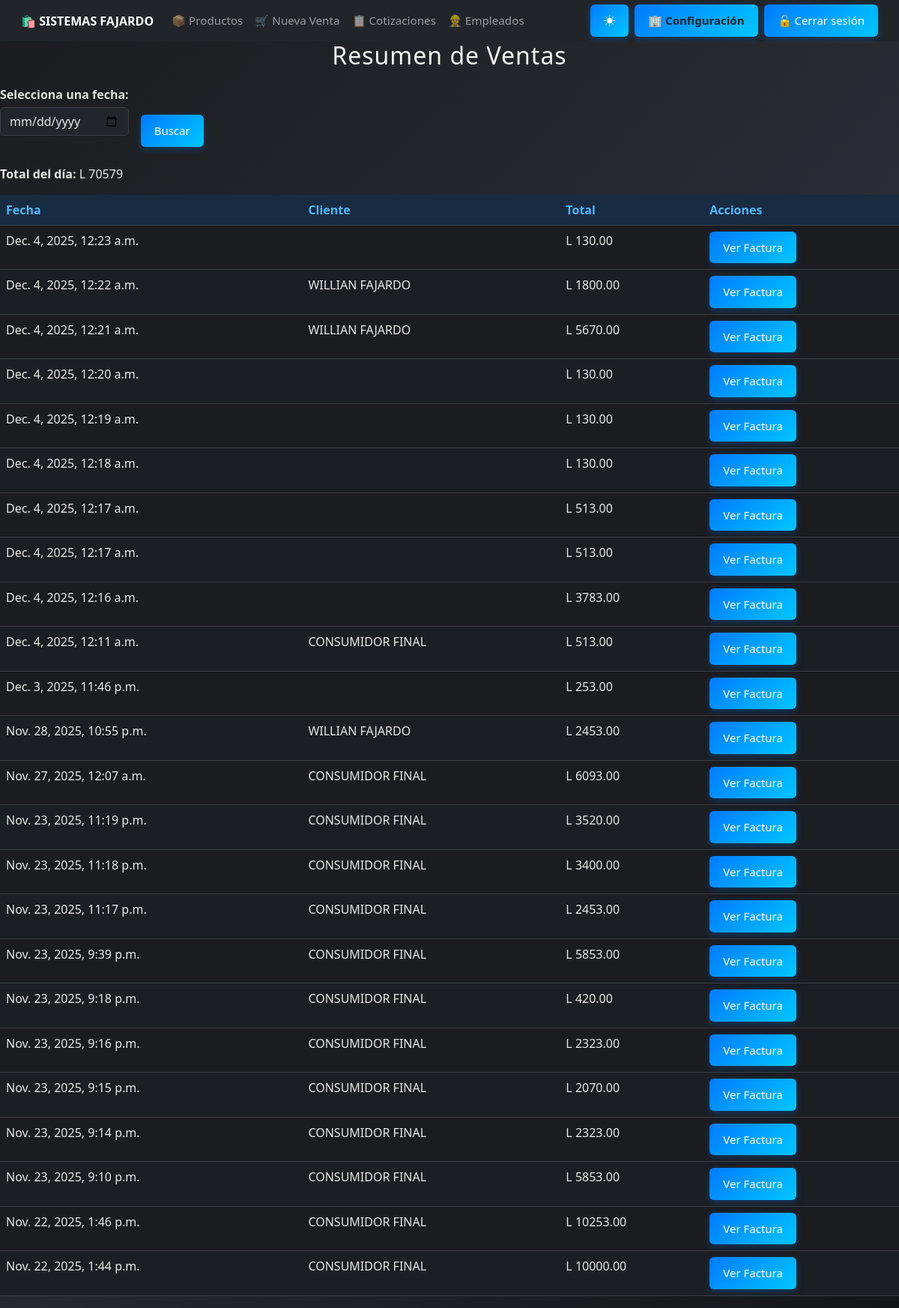
The app's page /ventas/ (signed in) with its own data.
### core/models.py (models this page shows, shortened)
class EmpresaConfig(models.Model):
    nombre = models.CharField(max_length=150)
    rtn = models.CharField(max_length=20)
    direccion = models.CharField(max_length=255)
    telefono = models.CharField(max_length=20, blank=True, null=True)
    correo = models.CharField(max_length=150, blank=True, null=True)

class Venta(models.Model):
    fecha = models.DateTimeField(auto_now_add=True)
    total = models.DecimalField(max_digits=12, decimal_places=2, default=Decimal('0.00'))
    subtotal_exento = models.DecimalField(max_digits=12, decimal_places=2, default=Decimal('0.00'))
    subtotal_g15 = models.DecimalField(max_digits=12, decimal_places=2, default=Decimal('0.00'))
    subtotal_g18 = models.DecimalField(max_digits=12, decimal_places=2, default=Decimal('0.00'))
    impuesto_15 = models.DecimalField(max_digits=12, decimal_places=2, default=Decimal('0.00'))
    impuesto_18 = models.DecimalField(max_digits=12, decimal_places=2, default=Decimal('0.00'))
    cliente = models.ForeignKey(
        'Cliente',
        on_delete=models.SET_NULL,
        null=True,
        blank=True,
        default=None
    )
    tipo_pago = models.CharField(
        max_length=10,
        choices=[('contado', 'Contado'), ('credito', 'Crédito')],
        default='contado'
    )
    cai = models.ForeignKey(
        'Cai',
        on_delete=models.SET_NULL,
        null=True,
        blank=True
    )
    numero_factura = models.CharField(max_length=30, null=True, blank=True)

class Cliente(models.Model):
    nombre = models.CharField(max_length=150)
    rtn = models.CharField(max_length=20, blank=True, null=True)
    direccion = models.CharField(max_length=255, blank=True, null=True)
    telefono = models.CharField(max_length=20, blank=True, null=True)

### core/views.py (the view)
# urls.py: path('ventas/', views.resumen_ventas, name='resumen_ventas'),
@login_required
@permission_required('core.view_venta', raise_exception=True)
def resumen_ventas(request):
    fecha_str = request.GET.get('fecha')
    ventas = []
    total_general = 0
    if fecha_str:
        try:
            fecha = datetime.strptime(fecha_str, '%Y-%m-%d').date()
            ventas = Venta.objects.filter(fecha__date=fecha).order_by('-fecha')
        except ValueError:
            ventas = Venta.objects.none()
    else:
        ventas = Venta.objects.all().order_by('-fecha')
    total_general = ventas.aggregate(Sum('total'))['total__sum'] or 0
    return render(request, 'resumen_ventas.html', {
        'ventas': ventas,
        'total_general': total_general,
        'fecha': fecha_str
    })

### core/context_processors.py (called while the page is built)
def empresa_context(request):
    try:
        empresa = EmpresaConfig.objects.get(pk=1)
    except EmpresaConfig.DoesNotExist:
        empresa = None
    return {
        'empresa': empresa
    }

### core/templates/resumen_ventas.html (shortened to what this page needs)
{% extends 'base.html' %}
{% block content %}
<h2>Resumen de Ventas</h2>
<form method="get" class="row g-3 mb-4">
  <div class="col-auto">
    <label for="fecha">Selecciona una fecha:</label>
    <input type="date" name="fecha" id="fecha" value="{{ fecha }}" class="form-control">
  </div>
  <div class="col-auto align-self-end">
    <button type="submit" class="btn btn-primary">Buscar</button>
  </div>
</form>
<p><strong>Total del día:</strong> L {{ total_general }}</p>
<table class="table table-striped mt-3">
  <thead>
    <tr>
      <th>Fecha</th>
      <th>Cliente</th>
      <th>Total</th>
      <th>Acciones</th>
    </tr>
  </thead>
  <tbody>
    {% for venta in ventas %}
    <tr>
      <td>{{ venta.fecha}}</td>
      <td>{{ venta.cliente.nombre }}</td>
      <td>L {{ venta.total }}</td>
      <td>
        <a href="{% url 'factura' venta.id %}" class="btn btn-sm btn-outline-primary">Ver Factura</a>
      </td>
    </tr>
    {% empty %}
    <tr><td colspan="4">No hay ventas registradas en esta fecha.</td></tr>
    {% endfor %}
  </tbody>
</table>
{% endblock %}

### core/templates/base.html (shortened to what this page needs)
<!DOCTYPE html>
<html lang="es">
<head>
  {% load static %}
  <link href="https://cdn.jsdelivr.net/npm/bootstrap@5.3.0/dist/css/bootstrap.min.css" rel="stylesheet">
  <link rel="stylesheet" href="{% static 'css/estilo_base.css' %}">
  <link href="https://cdn.jsdelivr.net/npm/bootstrap-icons@1.11.3/font/bootstrap-icons.css" rel="stylesheet">
</head>
<body>
  <nav class="navbar navbar-expand-lg navbar-dark bg-dark sticky-top" id="menu-principal">
    <div class="container-fluid">
      <a class="navbar-brand fw-bold" href="{% url 'dashboard' %}">
        🛍️ {{ empresa.nombre|default:"SISTEMAS FAJARDO" }}
      </a>
      <div class="collapse navbar-collapse" id="navbarNav">
        <ul class="navbar-nav me-auto">
          <li class="nav-item">
            <a class="nav-link" href="{% url 'listar_productos' %}">📦 Productos</a>
          </li>
          <li class="nav-item">
            {% if perms.core.add_venta %}
              <a class="nav-link" href="{% url 'crear_venta' %}">🛒 Nueva Venta</a>
            {% endif %}
          </li>
          <li class="nav-item">
            {% if perms.core.view_cotizacion %}
              <a class="nav-link" href="{% url 'lista_cotizaciones' %}">📋 Cotizaciones</a>
            {% endif %}
          </li>
          <li class="nav-item">
            {% if perms.core.view_empleado %}
              <a class="nav-link" href="{% url 'lista_empleados' %}">👷 Empleados</a>
            {% endif %}
          </li>
        </ul>
        <ul class="navbar-nav ms-auto align-items-center">
          <li class="nav-item me-2">
            <button id="themeToggle" class="btn btn-outline-light btn-sm">
              <i class="bi bi-brightness-high-fill" id="themeIcon"></i>
            </button>
          </li>
          {% if perms.core.view_empleado %}
          <li class="nav-item me-2">
            <a href="{% url 'configuracion_empresa' %}"
               class="btn btn-warning btn-sm fw-bold text-dark">
              🏢 Configuración
            </a>
          </li>
          {% endif %}
          {% if user.is_authenticated %}
          <li class="nav-item">
            <form action="{% url 'logout' %}" method="post">
              <button type="submit" class="btn btn-danger btn-sm">
                🔓 Cerrar sesión
              </button>
            </form>
          </li>
          {% endif %}
        </ul>
      </div>
    </div>
  </nav>
  <div class="container-fluid px-0">
    {% block content %}
    {% endblock %}
  </div>
</body>
</html>

### static/css/estilo_base.css (style rules this page uses)
h2, h3 { text-align: center; color: #f5f5f5; margin-bottom: 20px; letter-spacing: 1px; transition: color 0.3s ease; }
form label { display: block; margin-bottom: 5px; font-weight: 600; color: #e0e0e0; transition: color 0.3s ease; }
form input, form textarea, form select { width: 100%; padding: 10px; margin-bottom: 15px; border: 1px solid rgba(255, 255, 255, 0.2); border-radius: 6px; background-color: rgba(255, 255, 255, 0.1); color: #fff; box-sizing: border-box; transition: all 0.3s ease; }
button, .btn { background: linear-gradient(135deg, #007bff, #00c6ff); color: white; padding: 12px 20px; border: none; border-radius: 6px; font-size: 16px; cursor: pointer; transition: all 0.3s ease; box-shadow: 0 3px 10px rgba(0, 123, 255, 0.3); }
body { background: linear-gradient(135deg, #1a1c1f, #2a2d33, #141619); background-attachment: fixed; color: #f1f1f1; transition: all 0.4s ease; }
@media (max-width: 1200px) { .btn { font-size: 15px; padding: 10px 18px; } }
.navbar, .container, .btn, .contenedor, .form-row, .productos-box { transition: all 0.3s ease; }
.navbar { padding: 0.4rem 1rem !important; }
.navbar-brand { font-size: 1rem; white-space: nowrap; }
.navbar-nav .nav-link { font-size: 0.95rem; padding: 6px 10px; }
html, body { height: 100%; min-height: 100vh; margin: 0; padding: 0; display: flex; flex-direction: column; }
:root { --radius: 6px; }
body:not(.light-mode) { --bs-body-bg: #1b1e22; --bs-body-color: #e8e8e8; --bs-border-color: #3b3f45; --bs-primary-bg-subtle: #172b42; --bs-primary-text: #4db8ff; --bs-card-bg: #22262b; --bs-table-bg: #262b31; --bs-table-striped-bg: #2c3238; --bs-table-hover-bg: #333a42; --bs-warning-bg: #5c4d00; --bs-danger-bg: #5c1f1f; }
body, html { background-color: var(--bs-body-bg) !important; color: var(--bs-body-color) !important; }
input, select, textarea { background-color: var(--bs-card-bg) !important; color: var(--bs-body-color) !important; border-color: var(--bs-border-color) !important; }
.table { background-color: var(--bs-table-bg) !important; color: var(--bs-body-color) !important; }
.table thead th { background-color: var(--bs-primary-bg-subtle) !important; color: var(--bs-primary-text) !important; }
.table-striped > tbody > tr:nth-of-type(odd) { background-color: var(--bs-table-striped-bg) !important; }
.btn { border-radius: var(--radius); }
.btn-primary { background-color: var(--bs-primary-text); border-color: var(--bs-primary-text); }

### records on screen
EmpresaConfig: nombre "SISTEMAS FAJARDO"
Venta: fecha "Dec. 4, 2025, 12:23 a.m.", total "130.00"
Venta: fecha "Dec. 4, 2025, 12:22 a.m.", cliente.nombre "WILLIAN FAJARDO", total "1800.00"
Venta: fecha "Dec. 4, 2025, 12:21 a.m.", cliente.nombre "WILLIAN FAJARDO", total "5670.00"
Venta: fecha "Dec. 4, 2025, 12:20 a.m.", total "130.00"
Venta: fecha "Dec. 4, 2025, 12:19 a.m.", total "130.00"
Venta: fecha "Dec. 4, 2025, 12:18 a.m.", total "130.00"
Venta: fecha "Dec. 4, 2025, 12:17 a.m.", total "513.00"
Venta: fecha "Dec. 4, 2025, 12:17 a.m.", total "513.00"
Venta: fecha "Dec. 4, 2025, 12:16 a.m.", total "3783.00"
Venta: fecha "Dec. 4, 2025, 12:11 a.m.", cliente.nombre "CONSUMIDOR FINAL", total "513.00"
Venta: fecha "Dec. 3, 2025, 11:46 p.m.", total "253.00"
Venta: fecha "Nov. 28, 2025, 10:55 p.m.", cliente.nombre "WILLIAN FAJARDO", total "2453.00"
Venta: fecha "Nov. 27, 2025, 12:07 a.m.", cliente.nombre "CONSUMIDOR FINAL", total "6093.00"
Venta: fecha "Nov. 23, 2025, 11:19 p.m.", cliente.nombre "CONSUMIDOR FINAL", total "3520.00"
Venta: fecha "Nov. 23, 2025, 11:18 p.m.", cliente.nombre "CONSUMIDOR FINAL", total "3400.00"
Venta: fecha "Nov. 23, 2025, 11:17 p.m.", cliente.nombre "CONSUMIDOR FINAL", total "2453.00"
Venta: fecha "Nov. 23, 2025, 9:39 p.m.", cliente.nombre "CONSUMIDOR FINAL", total "5853.00"
Venta: fecha "Nov. 23, 2025, 9:18 p.m.", cliente.nombre "CONSUMIDOR FINAL", total "420.00"
Venta: fecha "Nov. 23, 2025, 9:16 p.m.", cliente.nombre "CONSUMIDOR FINAL", total "2323.00"
Venta: fecha "Nov. 23, 2025, 9:15 p.m.", cliente.nombre "CONSUMIDOR FINAL", total "2070.00"
Venta: fecha "Nov. 23, 2025, 9:14 p.m.", cliente.nombre "CONSUMIDOR FINAL", total "2323.00"
Venta: fecha "Nov. 23, 2025, 9:10 p.m.", cliente.nombre "CONSUMIDOR FINAL", total "5853.00"
Venta: fecha "Nov. 22, 2025, 1:46 p.m.", cliente.nombre "CONSUMIDOR FINAL", total "10253.00"
Venta: fecha "Nov. 22, 2025, 1:44 p.m.", cliente.nombre "CONSUMIDOR FINAL", total "10000.00"

### other values on screen
{{ total_general }} "70579"
